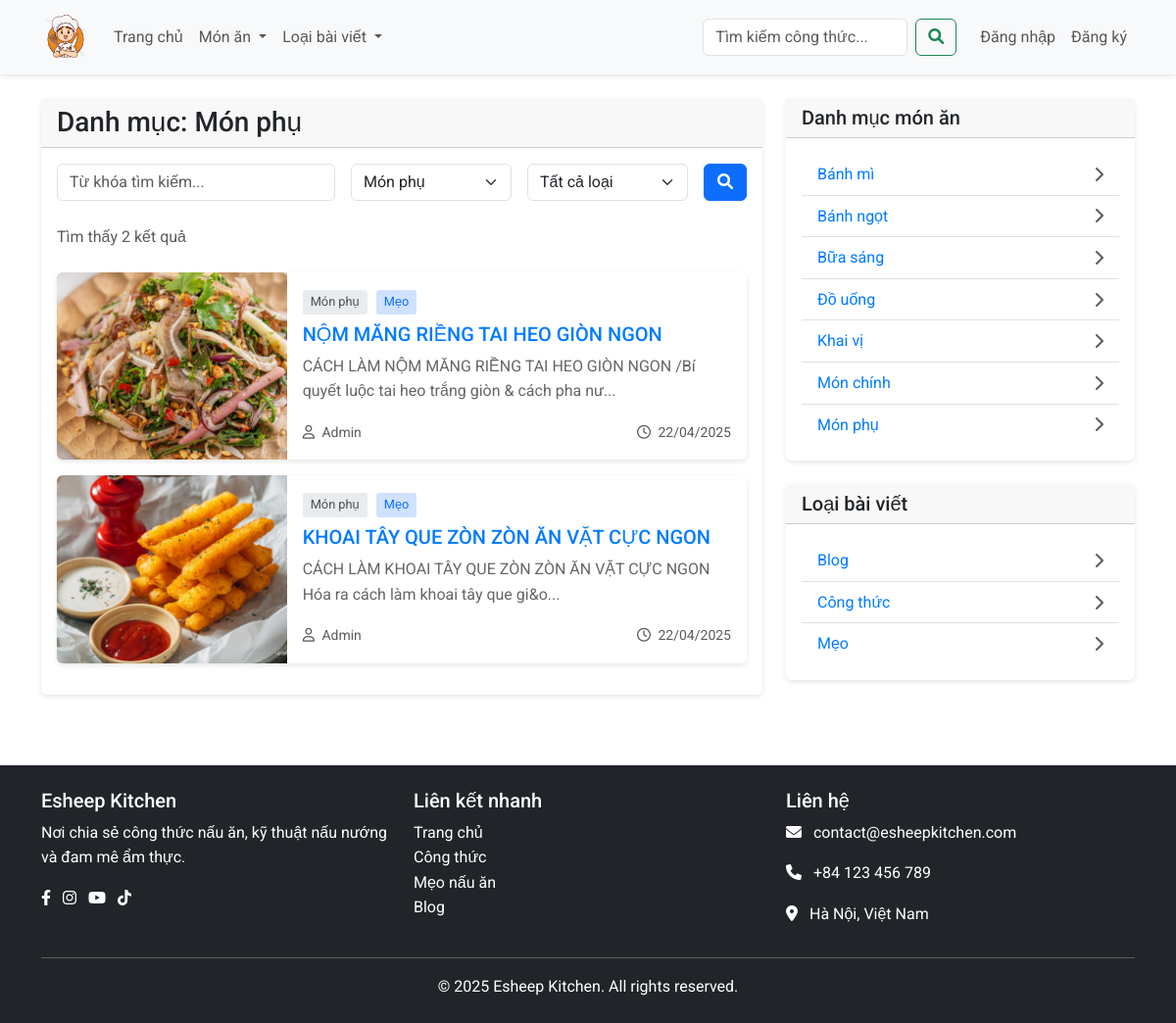
The app's page /category/mon-phu with its own data.
### tables this page shows
CREATE TABLE `food_categories` (
  `id` int NOT NULL,
  `name` varchar(50) NOT NULL,
  `slug` varchar(50) NOT NULL,
  `created_at` timestamp NULL DEFAULT CURRENT_TIMESTAMP
);

CREATE TABLE `posts` (
  `id` int NOT NULL,
  `title` varchar(255) NOT NULL,
  `slug` varchar(255) NOT NULL,
  `content` longtext NOT NULL,
  `thumbnail` varchar(255) NOT NULL,
  `user_id` int NOT NULL,
  `food_category_id` int NOT NULL,
  `post_type_id` int NOT NULL,
  `view_count` int DEFAULT '0',
  `is_featured` tinyint(1) DEFAULT '0',
  `created_at` timestamp NULL DEFAULT CURRENT_TIMESTAMP,
  `updated_at` timestamp NULL DEFAULT CURRENT_TIMESTAMP ON UPDATE CURRENT_TIMESTAMP
);

CREATE TABLE `post_types` (
  `id` int NOT NULL,
  `name` varchar(50) NOT NULL,
  `slug` varchar(50) NOT NULL,
  `created_at` timestamp NULL DEFAULT CURRENT_TIMESTAMP
);

CREATE TABLE `users` (
  `id` int NOT NULL,
  `username` varchar(50) NOT NULL,
  `password` varchar(255) NOT NULL,
  `email` varchar(100) NOT NULL,
  `full_name` varchar(100) NOT NULL,
  `avatar` varchar(255) DEFAULT NULL,
  `bio` text,
  `role` enum('admin','user') DEFAULT 'user',
  `is_blocked` tinyint(1) DEFAULT '0',
  `created_at` timestamp NULL DEFAULT CURRENT_TIMESTAMP,
  `updated_at` timestamp NULL DEFAULT CURRENT_TIMESTAMP ON UPDATE CURRENT_TIMESTAMP
);

### config/database.php (called while the page is built, shortened)
<?php
class Database {
    private $host = DB_HOST;
    private $user = DB_USER;
    private $pass = DB_PASS;
    private $dbname = DB_NAME;
    private $conn;
    private $stmt;
    private $result;
    private $bindParams = [];
    private $bindTypes = '';
    public function __construct() {
        $this->conn = new mysqli($this->host, $this->user, $this->pass, $this->dbname);
        $this->conn->set_charset("utf8mb4");
    }
    public function query($query) {
        $this->bindParams = [];
        $this->bindTypes = '';
        $query = preg_replace('/:([a-zA-Z0-9_]+)/', '?', $query);
        $this->stmt = $this->conn->prepare($query);
        return true;
    }
    public function bind($param, $value, $type = null) {
        if (is_null($type)) {
            if (is_int($value)) {
                $type = 'i';
            } elseif (is_double($value) || is_float($value)) {
                $type = 'd';
            } elseif (is_string($value)) {
                $type = 's';
            } else {
                $type = 'b';
            }
        }
        $this->bindParams[] = $value;
        $this->bindTypes .= $type;
        return true;
    }
    public function execute() {
        if (!empty($this->bindParams)) {
            $params = [$this->bindTypes];
            for ($i = 0; $i < count($this->bindParams); $i++) {
                $params[] = &$this->bindParams[$i];
            }
            call_user_func_array([$this->stmt, 'bind_param'], $params);
        }
        $success = $this->stmt->execute();
        if ($success) {
            $this->result = $this->stmt->get_result();
        } else {
            $this->error = $this->stmt->error;
        }
        return $success;
    }
    public function getAll() {
        $this->execute();
        $results = [];
        while ($row = $this->result->fetch_assoc()) {
            $results[] = $row;
        }
        return $results;
    }
}

### includes/functions.php (called while the page is built, shortened)
<?php
function formatDate($date, $format = 'd/m/Y') {
    $dateObj = new DateTime($date);
    return $dateObj->format($format);
}

### search.php (the view, shortened to what this page needs)
<?php
require_once 'config/database.php';
require_once 'includes/functions.php';
$db = new Database();
$keyword = isset($_GET['keyword']) ? trim($_GET['keyword']) : '';
$category_slug = isset($_GET['category']) ? trim($_GET['category']) : '';
$post_type_slug = isset($_GET['type']) ? trim($_GET['type']) : '';
$sql = "SELECT p.*, u.username, u.full_name, fc.name AS category_name, fc.slug AS category_slug,
        pt.name AS post_type_name, pt.slug AS post_type_slug,
        (SELECT COUNT(*) FROM comments WHERE post_id = p.id) AS comment_count
        FROM posts p
        JOIN users u ON p.user_id = u.id
        JOIN food_categories fc ON p.food_category_id = fc.id
        JOIN post_types pt ON p.post_type_id = pt.id
        WHERE 1=1";
$bindParams = [];
if (!empty($category_slug)) {
    $sql .= " AND fc.slug = ?";
    $bindParams[] = $category_slug;
}
$sql .= " ORDER BY p.created_at DESC";
$db->query($sql);
foreach ($bindParams as $param) {
    $db->bind(null, $param);
}
$posts = $db->getAll();
$db->query("SELECT * FROM food_categories ORDER BY name");
$food_categories = $db->getAll();
$db->query("SELECT * FROM post_types ORDER BY name");
$post_types = $db->getAll();
if (!empty($keyword)) {
    $page_title = 'Kết quả tìm kiếm cho: ' . htmlspecialchars($keyword);
} elseif (!empty($category_slug)) {
    foreach ($food_categories as $cat) {
        if ($cat['slug'] === $category_slug) {
            $page_title = 'Danh mục: ' . $cat['name'];
            break;
        }
    }
}
include 'layouts/header.php';
?>
<div class="row">
    <div class="col-lg-8">
        <div class="card mb-4">
            <div class="card-header">
                <h1 class="h3 mb-0"><?php echo $page_title; ?></h1>
            </div>
            <div class="card-body">
                <form method="GET" action="<?php echo SITE_URL; ?>/search.php" class="mb-4">
                    <div class="row g-3">
                        <div class="col-md-5">
                            <input type="text" class="form-control" name="keyword" placeholder="Từ khóa tìm kiếm..." value="<?php echo htmlspecialchars($keyword); ?>">
                        </div>
                        <div class="col-md-3">
                            <select class="form-select" name="category">
                                <?php foreach($food_categories as $category): ?>
                                    <option value="<?php echo $category['slug']; ?>" <?php echo ($category_slug === $category['slug']) ? 'selected' : ''; ?>>
                                        <?php echo $category['name']; ?>
                                    </option>
                                <?php endforeach; ?>
                            </select>
                        </div>
                        <div class="col-md-3">
                            <select class="form-select" name="type">
                                <option value="">Tất cả loại</option>
                            </select>
                        </div>
                        <div class="col-md-1">
                            <button type="submit" class="btn btn-primary w-100">
                                <i class="fas fa-search"></i>
                            </button>
                        </div>
                    </div>
                </form>
                <div class="mt-4">
                    <?php if (count($posts) > 0): ?>
                        <p class="text-muted mb-4">Tìm thấy <?php echo count($posts); ?> kết quả</p>
                        <?php foreach($posts as $post): ?>
                            <div class="card mb-3">
                                <div class="row g-0">
                                    <div class="col-md-4">
                                        <img src="<?php echo SITE_URL . '/' . $post['thumbnail']; ?>" class="img-fluid rounded-start" alt="<?php echo $post['title']; ?>" style="height: 100%; object-fit: cover;">
                                    </div>
                                    <div class="col-md-8">
                                        <div class="card-body">
                                            <div class="mb-2">
                                                <span class="category-label"><?php echo $post['category_name']; ?></span>
                                                <span class="type-label"><?php echo $post['post_type_name']; ?></span>
                                            </div>
                                            <h5 class="card-title">
                                                <a href="<?php echo SITE_URL . '/post/' . $post['slug']; ?>" class="text-decoration-none">
                                                    <?php echo $post['title']; ?>
                                                </a>
                                            </h5>
                                            <p class="card-text"><?php echo substr(strip_tags($post['content']), 0, 150) . '...'; ?></p>
                                            <div class="d-flex justify-content-between">
                                                <div class="text-muted">
                                                    <small><i class="far fa-user me-1"></i> <?php echo $post['full_name']; ?></small>
                                                </div>
                                                <div class="text-muted">
                                                    <small><i class="far fa-clock me-1"></i> <?php echo formatDate($post['created_at']); ?></small>
                                                </div>
                                            </div>
                                        </div>
                                    </div>
                                </div>
                            </div>
                        <?php endforeach; ?>
                    <?php endif; ?>
                </div>
            </div>
        </div>
    </div>
    <div class="col-lg-4">
        <div class="card mb-4">
            <div class="card-header">
                <h5 class="mb-0">Danh mục món ăn</h5>
            </div>
            <div class="card-body">
                <ul class="list-group list-group-flush">
                    <?php foreach($food_categories as $category): ?>
                        <li class="list-group-item">
                            <a href="<?php echo SITE_URL . '/search.php?category=' . $category['slug']; ?>" class="text-decoration-none d-flex justify-content-between align-items-center">
                                <?php echo $category['name']; ?>
                                <i class="fas fa-chevron-right text-muted"></i>
                            </a>
                        </li>
                    <?php endforeach; ?>
                </ul>
            </div>
        </div>
        <div class="card mb-4">
            <div class="card-header">
                <h5 class="mb-0">Loại bài viết</h5>
            </div>
            <div class="card-body">
                <ul class="list-group list-group-flush">
                    <?php foreach($post_types as $type): ?>
                        <li class="list-group-item">
                            <a href="<?php echo SITE_URL . '/search.php?type=' . $type['slug']; ?>" class="text-decoration-none d-flex justify-content-between align-items-center">
                                <?php echo $type['name']; ?>
                                <i class="fas fa-chevron-right text-muted"></i>
                            </a>
                        </li>
                    <?php endforeach; ?>
                </ul>
            </div>
        </div>
    </div>
</div>
<?php include 'layouts/footer.php'; ?>

### assets/css/style.css (style rules this page uses)
html { scroll-behavior: smooth; }
body { font-family: 'Roboto', sans-serif; color: #333; line-height: 1.6; }
a { text-decoration: none; color: #007bff; transition: all 0.3s ease; }
.card { transition: transform 0.3s ease, box-shadow 0.3s ease; margin-bottom: 20px; border: none; box-shadow: 0 2px 5px rgba(0, 0, 0, 0.1); }
.card-title { font-weight: 500; }
.card-text { color: #666; }
.category-label, .type-label { display: inline-block; padding: 2px 8px; border-radius: 3px; font-size: 0.8rem; margin-right: 5px; }
.category-label { background-color: #e9ecef; color: #495057; }
.type-label { background-color: #cfe2ff; color: #0d6efd; }

### records on screen
food_categories: name "Danh mục: Món phụ", name "Món phụ"
posts: thumbnail (picture), food_category.name "Món phụ", post_type.name "Mẹo", title "NỘM MĂNG RIỀNG TAI HEO GIÒN NGON", content "CÁCH LÀM NỘM MĂNG RIỀNG TAI HEO GIÒN NGON /Bí quyết luộc tai heo trắng giòn & cách pha nư", user.full_name "Admin", created_at "22/04/2025"
posts: thumbnail (picture), food_category.name "Món phụ", post_type.name "Mẹo", title "KHOAI TÂY QUE ZÒN ZÒN ĂN VẶT CỰC NGON", content "CÁCH LÀM KHOAI TÂY QUE ZÒN ZÒN ĂN VẶT CỰC NGON Hóa ra cách làm khoai tây que gi&o", user.full_name "Admin", created_at "22/04/2025"
food_categories: name "Bánh mì"
food_categories: name "Bánh ngọt"
food_categories: name "Bữa sáng"
food_categories: name "Đồ uống"
food_categories: name "Khai vị"
food_categories: name "Món chính"
post_types: name "Blog"
post_types: name "Công thức"
post_types: name "Mẹo"

### other values on screen
count($posts) "2"
form field category "Món phụ"
